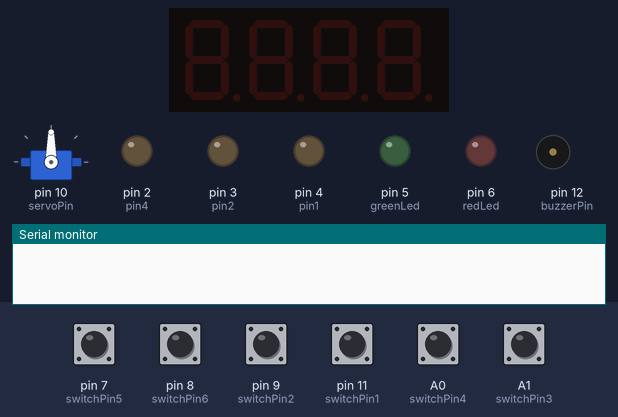
A sketch run on a simulated Arduino Uno, built with avr-gcc and run on an emulated ATmega328P. Parts: servo, 4-digit seven-segment display, output pins drawn as LEDs (lit = HIGH), buzzer (waves = sounding), the last lines printed to the serial monitor. The test bench sets the inputs (shaded band); at power-on: A0 (switchPin4), A1 (switchPin3), pin 7 (switchPin5), pin 8 (switchPin6), pin 9 (switchPin2), pin 11 (switchPin1) LOW.

Above: at 1.2 s.
1.3 s: pin 9 (switchPin2) pulled HIGH for 0.15 s
At 2.3 s:
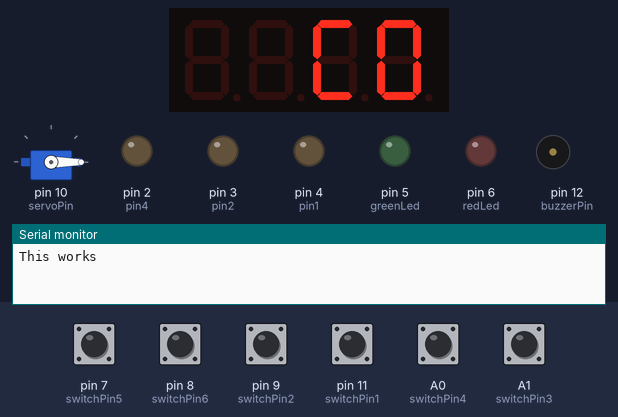
4.4 s: pin 7 (switchPin5) pulled HIGH for 0.15 s
At 4.59 s:
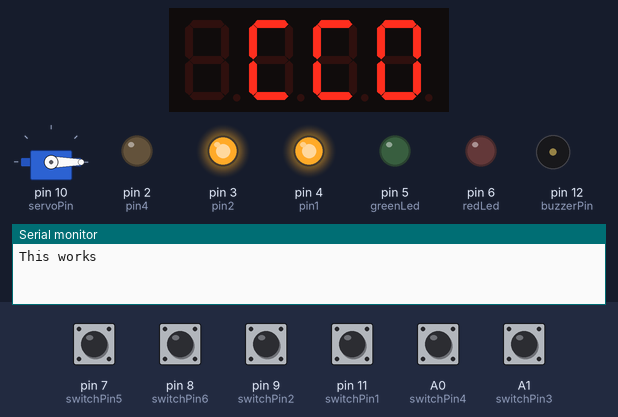
7.4 s: pin 11 (switchPin1) pulled HIGH for 0.15 s
At 7.63 s:
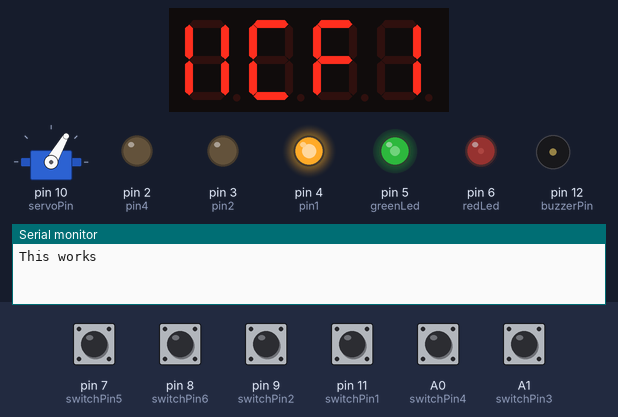
10.4 s: pin 11 (switchPin1) pulled HIGH for 1 s
At 12.94 s:
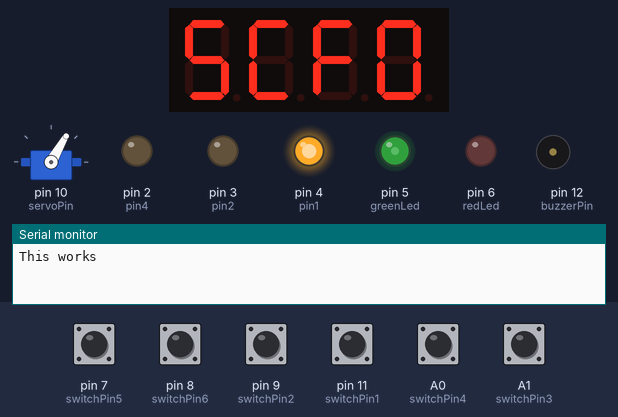
Timing chart, 0 to 25.1 s (numbered marks = the images above; inputs shaded):
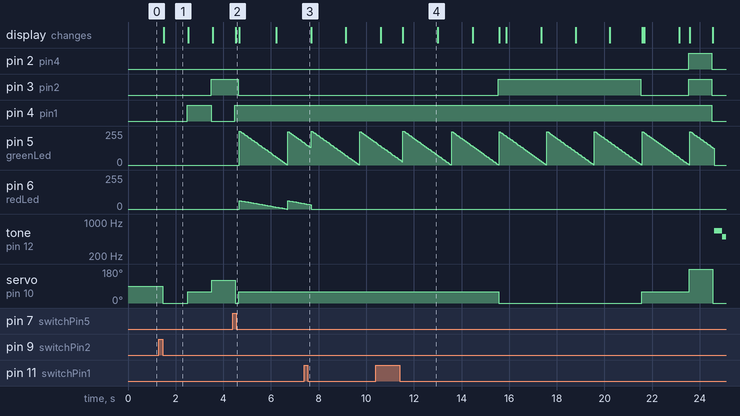

Measured:
- after the input at 1.3 s, pin 3 (pin2): LOW → HIGH after 2.2 s; pin 4 (pin1): LOW → HIGH after 1.2 s, → LOW 1.0 s later; servo on pin 10 (servoPin): 90° → 0° after 0.16 s, → 60° 1.0 s later, → 120° 1.0 s later; the display: changes after 0.21 s (image 1)
- after the input at 4.4 s, pin 2 (pin4): stays LOW (without the input it goes to HIGH after 1.1 s); pin 3 (pin2): HIGH → LOW after 0.22 s instead of 1.1 s
- after the input at 7.4 s, pin 2 (pin4): stays LOW (without the input it goes to HIGH after 0.24 s); pin 4 (pin1): stays HIGH (without the input it goes to LOW after 0.24 s); servo on pin 10 (servoPin): stays 60° (without the input it goes to 0° after 0.26 s)
- after the input at 10.4 s, pin 4 (pin1): HIGH → LOW after 14.1 s instead of 10.3 s
- what the display in image 1 shows lasts 1.0 s, from 1.5 s to 2.5 s

The sketch:

DishwasherCode.ino
```cpp
#include <TM1637Display.h>
#include <Servo.h>

const int CLK = A2;
const int DIO = A3;
const int servoPin = 10;

int pin1 = 4;
int pin2 = 3;
int pin4 = 2;

int greenLed = 5;
int redLed = 6;
int buzzerPin = 12;

int switchPin1 = 11;
int switchPin5 = 7;
int switchPin6 = 8;


int switchPin2 = 9;
int switchPin3 = A1;
int switchPin4 = A0;

TM1637Display display(CLK, DIO);
Servo myServo;

int currentSwitch1State = LOW;
int previousSwitch1State = LOW;
long int debounceTimer1 = 0;

int currentSwitch2State = LOW;
int previousSwitch2State = LOW;
long int debounceTimer2 = 0;

int currentSwitch3State = LOW;
int previousSwitch3State = LOW;
long int debounceTimer3 = 0;

int currentSwitch4State = LOW;
int previousSwitch4State = LOW;
long int debounceTimer4 = 0;

int currentSwitch5State = LOW;
int previousSwitch5State = LOW;
long int debounceTimer5 = 0;

int currentSwitch6State = LOW;
int previousSwitch6State = LOW;
long int debounceTimer6 = 0;


long int debounceDelay = 10;

long int timer1 = 0;
long int timer2 = 0;
long int timer3 = 0;
long int timer4 = 0;
long int timer5 = 0;
long int timer6 = 0;

boolean startCycle1;
boolean startCycle2;
boolean startCycle3;

boolean function1;
boolean function2;
boolean function3;

boolean startSong = false;

int noteFrequencies[] = {
  659, 494, 523, 587, 523, 494, 440, 440, 523, 659, // E5, B4, C5, D5, C5, B4, A4, A4, C5, E5
  587, 523, 494, 523, 587, 659, 523, 440, 440        // D5, C5, B4, C5, D5, E5, C5, A4, A4
};
int noteDurations[] = {
  250, 125, 125, 250, 125, 125, 250, 125, 125, 250,
  125, 125, 250, 125, 125, 250, 250, 250, 250
};

const uint8_t SYM_OFF    = 0x00;                                  // Blank
const uint8_t SYM_RINSE  = SEG_E | SEG_G;                         // 'r'
const uint8_t SYM_SHORT  = SEG_A | SEG_F | SEG_G | SEG_C | SEG_D; // 'S'
const uint8_t SYM_NORMAL = SEG_B | SEG_C | SEG_E | SEG_F;           // '| |' (Parallel lines)
const uint8_t SYM_LONG   = SEG_D | SEG_E | SEG_F;                 // 'L'
const uint8_t SYM_DRY    = SEG_B | SEG_C | SEG_D | SEG_E | SEG_G; // 'd'
const uint8_t SYM_HOT    = SEG_B | SEG_C | SEG_E | SEG_F | SEG_G; // 'H'
const uint8_t SYM_COLD   = SEG_A | SEG_D | SEG_E | SEG_F;         // 'C'
const uint8_t SYM_FILL   = SEG_A | SEG_F | SEG_G | SEG_E;         // 'F'
const uint8_t SYM_DRAIN  = SEG_A | SEG_D | SEG_E | SEG_F | SEG_G; // 'E'

uint8_t currentCycleSymbol = 0x00;


void setup() {
  pinMode(pin1, OUTPUT);
  pinMode(pin2, OUTPUT);
  pinMode(pin4, OUTPUT);

  digitalWrite(pin1,LOW);
  digitalWrite(pin2,LOW);
  digitalWrite(pin4,LOW);

  pinMode(switchPin1, INPUT);
  pinMode(switchPin2, INPUT);
  pinMode(switchPin3, INPUT);
  pinMode(switchPin4, INPUT);
  pinMode(switchPin5, INPUT);
  pinMode(switchPin6, INPUT);

  display.setBrightness(0x0f);
  myServo.attach(servoPin);

  Serial.begin(9600);


}

void loop() {

  checkSwitch1();
  checkSwitch2();
  checkSwitch3();
  checkSwitch4();
  checkSwitch5();
  checkSwitch6();


  if(startCycle1){
    cycle1();
  } else if(startCycle2){
    cycle2();
  } else if(startCycle3){
    cycle3();
  } else if(function1){
    check1();
  } else if(function2){
    check2();
  } else if(function3){
    check3();
  } else {
    digitalWrite(greenLed, 0);
    digitalWrite(redLed,0);
    if(startSong){
      song();
    }
  }


}

void cycle1(){

  long int timeDiff = millis()-timer1;

  currentCycleSymbol = SYM_SHORT;

  int timeDigit = map(timeDiff, 0, 13000, 0, 9);
  if (timeDigit > 9) timeDigit = 9;

  if(timeDiff < 4000){
    mode(1, timeDigit);
  }
  if(timeDiff > 4000 && timeDiff < 10000){
    mode(3, timeDigit);
  }
  if(timeDiff > 10000 && timeDiff < 12000){
    mode(1, timeDigit);
  }
  if(timeDiff > 12000 && timeDiff < 13000){
    mode(7, timeDigit);
  }
  if(timeDiff > 13000){
    mode(0, 0);
    startCycle1 = false;
    startSong = true;
  }

  pulseLed(timeDiff, 1.0, 0.0);
}

void cycle2(){
  long int timeDiff = millis()-timer5;

  currentCycleSymbol = SYM_NORMAL;

  int timeDigit = map(timeDiff, 0, 14000, 0, 9);
  if (timeDigit > 9) timeDigit = 9;

  if(timeDiff < 3000){
    mode(1, timeDigit);
  }
  if(timeDiff > 3000 && timeDiff < 8000){
    mode(4, timeDigit);
  }
  if(timeDiff > 8000 && timeDiff < 11000){
    mode(1, timeDigit);
  }
  if(timeDiff > 11000 && timeDiff < 14000){
    mode(7, timeDigit);
  }
  if(timeDiff > 14000){
    mode(0, 0);
    startCycle2 = false;
    startSong = true;
  }

  pulseLed(timeDiff, 1.0, 0.25);
}

void cycle3(){
  long int timeDiff = millis()-timer6;

  currentCycleSymbol = SYM_LONG;

  int timeDigit = map(timeDiff, 0, 18000, 0, 9);
  if (timeDigit > 9) timeDigit = 9;

  if(timeDiff < 3000){
    mode(2, timeDigit);
  }
  if(timeDiff > 3000 && timeDiff < 10000){
    mode(5, timeDigit);
  }
  if(timeDiff > 10000 && timeDiff < 15000){
    mode(2, timeDigit);
  }
  if(timeDiff > 15000 && timeDiff < 18000){
    mode(6, timeDigit);
  }
  if(timeDiff > 18000){
    mode(0, 0);
    startCycle3 = false;
    startSong = true;
  }

  pulseLed(timeDiff, 0.0, 1.0);
}
void alert(){
  tone(buzzerPin, 1440);
}
void blinkLed(){
  int fraction = millis() % 2000;
  int PWM = map(fraction, 0, 2000, 0, 255);
  analogWrite(greenLed, 255 - PWM);
}
void checkSwitch1(){
  int reading = digitalRead(switchPin1);

  if(reading != previousSwitch1State){
    debounceTimer1 = millis();
  }

  if(millis() - debounceTimer1 > debounceDelay){
    if(currentSwitch1State == HIGH && reading == LOW){
      timer1 = millis();
      startCycle1 = true;
    }
    currentSwitch1State = reading;
  }

  previousSwitch1State = reading;
}
void checkSwitch2(){
  int reading = digitalRead(switchPin2);

  if(reading != previousSwitch2State){
    debounceTimer2 = millis();
  }

  if(millis() - debounceTimer2 > debounceDelay){
    if(currentSwitch2State == HIGH && reading == LOW){
      timer2 = millis();
      function1 = true;
      Serial.println("This works");
    }
    currentSwitch2State = reading;
  }

  previousSwitch2State = reading;
}
void checkSwitch3(){
  int reading = digitalRead(switchPin3);

  if(reading != previousSwitch3State){
    debounceTimer3 = millis();
  }

  if(millis() - debounceTimer3 > debounceDelay){
    if(currentSwitch3State == HIGH && reading == LOW){
      timer3 = millis();
      function2 = true;
    }
    currentSwitch3State = reading;
  }

  previousSwitch3State = reading;
}
void checkSwitch4(){
  int reading = digitalRead(switchPin4);

  if(reading != previousSwitch4State){
    debounceTimer4 = millis();
  }

  if(millis() - debounceTimer4 > debounceDelay){
    if(currentSwitch4State == HIGH && reading == LOW){
      timer4 = millis();
      function3 = true;
    }
    currentSwitch4State = reading;
  }

  previousSwitch4State = reading;
}
void checkSwitch5(){
  int reading = digitalRead(switchPin5);

  if(reading != previousSwitch5State){
    debounceTimer5 = millis();
  }

  if(millis() - debounceTimer5 > debounceDelay){
    if(currentSwitch5State == HIGH && reading == LOW){
      timer5 = millis();
      startCycle2 = true;
    }
    currentSwitch5State = reading;
  }

  previousSwitch5State = reading;
}
void checkSwitch6(){
  int reading = digitalRead(switchPin6);

  if(reading != previousSwitch6State){
    debounceTimer6 = millis();
  }

  if(millis() - debounceTimer6 > debounceDelay){
    if(currentSwitch6State == HIGH && reading == LOW){
      timer6 = millis();
      startCycle3 = true;
    }
    currentSwitch6State = reading;
  }

  previousSwitch6State = reading;
}
void check1(){
    long int timeDiff = millis()-timer2;

    if(timeDiff > 0 && timeDiff < 1000){
    mode(0, 0);
    }
    if(timeDiff > 1000 && timeDiff < 2000){
    mode(1, 0);
    }
    if(timeDiff > 2000 && timeDiff < 3000){
    mode(2, 0);
    }
    if(timeDiff > 3000 && timeDiff < 4000){
    mode(3, 0);
    }
    if(timeDiff > 4000 && timeDiff < 5000){
    mode(4, 0);
    }
    if(timeDiff > 5000 && timeDiff < 6000){
    mode(5, 0);
    }
    if(timeDiff > 6000 && timeDiff < 7000){
    mode(6, 0);
    }
    if(timeDiff > 7000 && timeDiff < 8000){
    mode(7, 0);
    }
    if(timeDiff > 8000 && timeDiff < 9000){
    mode(6, 0);
    }
    if(timeDiff > 9000 && timeDiff < 10000){
    mode(5, 0);
    }
    if(timeDiff > 10000 && timeDiff < 11000){
    mode(4, 0);
    }
    if(timeDiff > 11000 && timeDiff < 12000){
    mode(3, 0);
    }
    if(timeDiff > 12000 && timeDiff < 13000){
    mode(2, 0);
    }
    if(timeDiff > 13000 && timeDiff < 14000){
    mode(1, 0);
    }
    if(timeDiff > 14000 && timeDiff < 15000){
    mode(0, 0);
    }
    if(timeDiff > 15000){
      function1 = false;
    }
}

void check2(){
  long int timeDiff = millis()-timer3;

  if(timeDiff > 0 && timeDiff < 3000){
    mode(1, 0);
    }

  if(timeDiff > 3000 && timeDiff < 6000){
    mode(5, 0);
    }

  if(timeDiff > 6000){
    mode(0, 0);
    function2 = false;
    }
}
void check3(){
  long int timeDiff = millis() - timer4;

  int fraction = timeDiff % 1500;
  int PWM = map(fraction, 0, 1500, 0, 255);


  //Red LED

  if(timeDiff > 0 && timeDiff < 1500){
    analogWrite(redLed, PWM);
  }

  if(timeDiff > 1500 && timeDiff < 3000){
    analogWrite(redLed, 255 - PWM);
  }

  if(timeDiff > 3000 && timeDiff < 4500){
    analogWrite(redLed, 0);
    analogWrite(greenLed, PWM);
  }

  if(timeDiff > 4500 && timeDiff < 6000){
    analogWrite(greenLed, 255 - PWM);
  }

  if(timeDiff > 6000 && timeDiff < 7500){
    analogWrite(redLed, (int)PWM/15);
    analogWrite(greenLed, PWM);
  }

  if(timeDiff > 7500 && timeDiff < 9000){
    analogWrite(redLed, (int)(255 - PWM)/15);
    analogWrite(greenLed, 255 - PWM);
  }

  //Green Led


  if(timeDiff > 9000 && timeDiff < 10000){
    analogWrite(redLed, 0);
    analogWrite(greenLed, 0);
    alert();
  }

  if(timeDiff > 10000 && timeDiff < 10500){
    noTone(buzzerPin);
  }

  if(timeDiff > 10500 && timeDiff < 11500){
    alert();
  }

  if(timeDiff > 11500 && timeDiff < 12000){
    noTone(buzzerPin);
  }

  if(timeDiff > 12000 && timeDiff < 13000){
    alert();
  }

  if(timeDiff > 13000){
    noTone(buzzerPin);
      function3 = false;
  }


}
void mode(int number, int timeDigit) {
  uint8_t d0[1];
  uint8_t d1[1];
  uint8_t d2[1];

  d0[0] = currentCycleSymbol;

  switch(number){
    case 0:
      digitalWrite(pin1, LOW);
      digitalWrite(pin2, LOW);
      digitalWrite(pin4, LOW);
      d0[0] = SYM_OFF;
      d1[0] = SYM_OFF;
      d2[0] = SYM_COLD;
      myServo.write(0);   // Closed
    break;

    case 1:
      digitalWrite(pin1, HIGH);
      digitalWrite(pin2, LOW);
      digitalWrite(pin4, LOW);
      d1[0] = SYM_COLD;
      d2[0] = SYM_FILL;
      myServo.write(60);  // Cold water
    break;

    case 2:
      digitalWrite(pin1, LOW);
      digitalWrite(pin2, HIGH);
      digitalWrite(pin4, LOW);
      d1[0] = SYM_HOT;
      d2[0] = SYM_FILL;
      myServo.write(120); // Hot water
    break;

    case 3:
      digitalWrite(pin1, HIGH);
      digitalWrite(pin2, HIGH);
      digitalWrite(pin4, LOW);
      d1[0] = SYM_COLD;
      d2[0] = SYM_COLD;
      myServo.write(0);   // Closed
    break;

    case 4:
      digitalWrite(pin1, LOW);
      digitalWrite(pin2, LOW);
      digitalWrite(pin4, HIGH);
      d1[0] = SYM_COLD;
      d2[0] = SYM_COLD;
      myServo.write(0);   // Closed
    break;

    case 5:
      digitalWrite(pin1, HIGH);
      digitalWrite(pin2, LOW);
      digitalWrite(pin4, HIGH);
      d1[0] = SYM_HOT;
      d2[0] = SYM_COLD;
      myServo.write(0);   // Closed
    break;

    case 6:
      digitalWrite(pin1, LOW);
      digitalWrite(pin2, HIGH);
      digitalWrite(pin4, HIGH);
      d1[0] = SYM_HOT;
      d2[0] = SYM_DRAIN;
      myServo.write(180); // Drain
    break;

    case 7:
      digitalWrite(pin1, HIGH);
      digitalWrite(pin2, HIGH);
      digitalWrite(pin4, HIGH);
      d1[0] = SYM_OFF;
      d2[0] = SYM_DRAIN;
      myServo.write(180); // Drain
    break;

    default:
      digitalWrite(pin1, LOW);
      digitalWrite(pin2, LOW);
      digitalWrite(pin4, LOW);
      d0[0] = SYM_OFF;
      d1[0] = SYM_OFF;
      d2[0] = SYM_COLD;
      myServo.write(0);   // Closed
  }

  display.setSegments(d0, 1, 0);
  display.setSegments(d1, 1, 1);
  display.setSegments(d2, 1, 2);

  display.showNumberDec(timeDigit, false, 1, 3);
}
void pulseLed(int timer, float greenFraction, float redFraction){

  int fraction = timer % 2000;
  int PWM = map(fraction, 0, 2000, 0, 255);

  analogWrite(greenLed, (int)((255-PWM)*greenFraction));
  analogWrite(redLed, (int)((255-PWM)*redFraction));


}

void song(){

  int arrayLength = sizeof(noteFrequencies) / sizeof(noteFrequencies[0]);

  for(int i = 0; i < arrayLength; i++){
    int note = noteFrequencies[i];
    int duration = noteDurations[i];
    tone(buzzerPin, note);
    delay(duration);
    delay(80);
  }

  noTone(buzzerPin);
  startSong = false;
}
```
